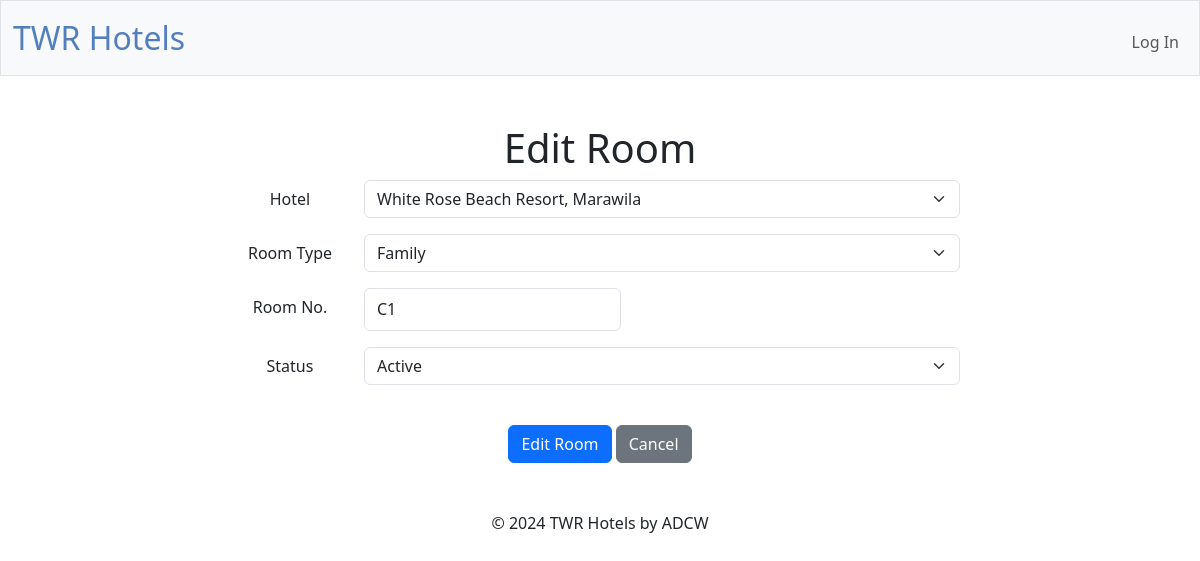
The page /edit_room?roomid=4 on the database as committed earlier.
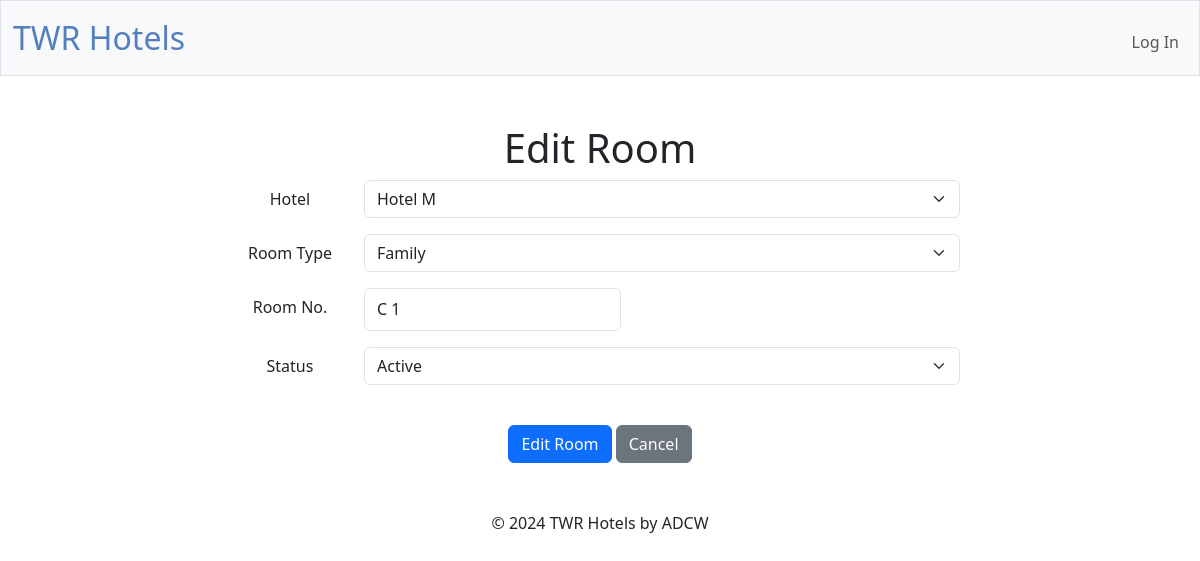
The same page on the database as committed later.
### tables this page shows
CREATE TABLE "rooms" (roomID INTEGER PRIMARY KEY AUTOINCREMENT NOT NULL,hotelID INTEGER NOT NULL, typeID INTEGER NOT NULL, statusID INTEGER NOT NULL, roomNo TEXT, FOREIGN KEY (hotelID) REFERENCES Hotels(hotelID),  FOREIGN KEY (typeID) REFERENCES "roomTypes"(typeID), FOREIGN KEY (statusID) REFERENCES status(statusID));

CREATE TABLE hotels (hotelID INTEGER PRIMARY KEY AUTOINCREMENT NOT NULL , name TEXT NOT NULL, address TEXT, phone INTEGER, email TEXT, checkinTime TIME, checkoutTime TIME, statusID INTEGER);

CREATE TABLE "roomTypes" (typeID INTEGER PRIMARY KEY AUTOINCREMENT NOT NULL,name TEXT NOT NULL, description TEXT, capacity INTEGER NOT NULL, statusID INTEGER);

CREATE TABLE "status" (statusID INTEGER PRIMARY KEY AUTOINCREMENT NOT NULL, status TEXT NOT NULL);

### app.py (the view, shortened to what this page needs)
@app.route("/edit_room", methods=["GET", "POST"])
@manager_required
def edit_room():
    roomid = request.args.get("roomid", type=int)
    room = db.execute("SELECT * FROM rooms WHERE roomID = ?", roomid)
    room = room[0] if room else None
    hotels = db.execute("SELECT * FROM hotels WHERE statusID = 1")
    roomTypes = db.execute("SELECT * FROM roomTypes WHERE statusID = 1")
    allStatus = db.execute("SELECT * FROM status")
    return render_template("edit_room.html", room=room, roomTypes=roomTypes, hotels=hotels, allStatus=allStatus)

### app.py (called while the page is built)
@app.after_request
def after_request(response):
    response.headers["Cache-Control"] = "no-cache, no-store, must-revalidate"
    response.headers["Expires"] = 0
    response.headers["Pragma"] = "no-cache"
    return response

### templates/edit_room.html (shortened to what this page needs)
{% extends "layout.html" %}
{% block main %}
    <h1>Edit Room</h1>
     <div class="container">
        <div class="row">
            <div class="col-md-8 offset-md-2">
                <form action="/edit_room?roomid={{ room['roomID'] }}" method="post">
                    <div class="mb-3 row">
                        <label for="hotelID" class="col-sm-2 col-form-label">Hotel</label>
                        <div class="col-sm-10">
                        <select class="form-select" id="hotelID" name="hotelID" autofocus>
                            {% for hotel in hotels %}
                                <option value="{{ hotel['hotelID'] }}" {% if hotel['hotelID'] == room['hotelID'] %} selected {% endif %}> {{ hotel['name'] }}</option>
                            {% endfor %}
                        </select>
                        </div>
                    </div>
                    <div class="mb-3 row">
                        <label for="roomTypeID" class="col-sm-2 col-form-label">Room Type</label>
                        <div class="col-sm-10">
                            <select class="form-select" id="roomTypeID" name="roomTypeID">
                                {% for roomType in roomTypes %}
                                <option value="{{ roomType['typeID'] }}" {% if roomType['typeID'] == room['typeID'] %} selected {% endif %}>{{ roomType['name'] }}</option>
                                {% endfor %}
                            </select>
                        </div>
                    </div>
                    <div class="mb-3 row">
                        <label for="roomNo" class="col-sm-2 col-form-label">Room No.</label>
                        <div class="col-sm-10">
                            <input class="form-control w-auto" id="roomNo" name="roomNo" type="text" value="{{ room['roomNo'] }}">
                        </div>
                    </div>
                    <div class="mb-3 row">
                        <label for="status" class="col-sm-2 col-form-label">Status</label>
                        <div class="col-sm-10">
                            <select class="form-select" id="statusID" name="statusID">
                                {% for status in allStatus %}
                                    <option value="{{ status['statusID'] }}" {% if status['statusID'] == room['statusID'] %} selected {% endif %}>{{ status['status'] }}</option>
                                {% endfor %}
                            </select>
                        </div>
                    </div>
                    <br>
                    <div>
                        <button class="btn btn-primary" type="submit">Edit Room</button>
                        <a href="/rooms" class="btn btn-secondary">Cancel</a>
                    </div>
                </form>
            </div>
        </div>
    </div>
{% endblock %}

Rows that differ between the two databases and show on the page:
changed rooms "Family": hotelID "White Rose Beach Resort, Marawila" → "Hotel M"; roomNo "C1" → "C 1"
